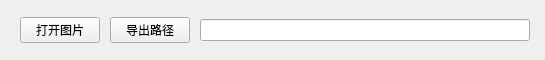
<?xml version="1.0" encoding="UTF-8"?>
<ui version="4.0">
 <class>MainWindow</class>
 <widget class="QMainWindow" name="MainWindow">
  <property name="geometry">
   <rect>
    <x>0</x>
    <y>0</y>
    <width>545</width>
    <height>60</height>
   </rect>
  </property>
  <property name="windowTitle">
   <string>CropPicture</string>
  </property>
  <widget class="QWidget" name="centralWidget">
   <layout class="QHBoxLayout" name="horizontalLayout">
    <property name="spacing">
     <number>10</number>
    </property>
    <property name="leftMargin">
     <number>20</number>
    </property>
    <property name="topMargin">
     <number>15</number>
    </property>
    <property name="rightMargin">
     <number>15</number>
    </property>
    <property name="bottomMargin">
     <number>15</number>
    </property>
    <item>
     <widget class="QPushButton" name="ptn_openfile">
      <property name="text">
       <string>打开图片</string>
      </property>
     </widget>
    </item>
    <item>
     <widget class="QPushButton" name="ptn_exportpath">
      <property name="text">
       <string>导出路径</string>
      </property>
     </widget>
    </item>
    <item>
     <widget class="QLineEdit" name="le_savepath"/>
    </item>
   </layout>
  </widget>
 </widget>
 <layoutdefault spacing="6" margin="11"/>
 <resources/>
 <connections/>
</ui>
